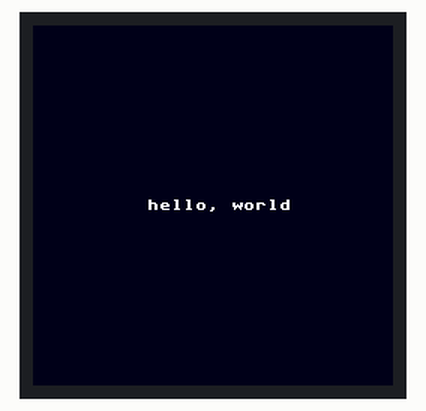
Bench run of a program on a simulated Raspberry Pi Pico running MicroPython. Shown: 240×240 colour display. Library files of the repository ran but are not shown: st7789.py. At 2.6 s the program stops and its outputs stay as they are.

Above: at 2.6 s.

The program:

01_display_hello.py
```python
# Pimoroni Pico Explorer Base onboard ST7789 LCD (240x240, SPI0).
# Driver lives at lib/st7789.py — no mip install needed.

import time
import framebuf
from machine import SPI, Pin

from lib.pins import (
    ST7789_SPI_ID, ST7789_SCK, ST7789_MOSI, ST7789_CS, ST7789_DC, ST7789_BL,
    ST7789_WIDTH, ST7789_HEIGHT,
)
from lib.st7789 import ST7789, color565

spi = SPI(ST7789_SPI_ID, baudrate=31_250_000, polarity=0, phase=0,
          sck=Pin(ST7789_SCK), mosi=Pin(ST7789_MOSI))
lcd = ST7789(spi, cs=ST7789_CS, dc=ST7789_DC, bl=ST7789_BL,
             width=ST7789_WIDTH, height=ST7789_HEIGHT)
lcd.set_backlight(40000)

# Quick color sweep using the driver's streaming fill — no framebuf allocated.
for c in (color565(255, 0, 0), color565(0, 255, 0), color565(0, 0, 255),
          color565(255, 255, 255), color565(0, 0, 0)):
    lcd.fill(c)
    time.sleep_ms(400)

# Allocate one full-screen framebuffer (240*240*2 = 115 KB) and draw to it.
buf = bytearray(ST7789_WIDTH * ST7789_HEIGHT * 2)
fb = framebuf.FrameBuffer(buf, ST7789_WIDTH, ST7789_HEIGHT, framebuf.RGB565)
fb.fill(color565(0, 0, 30))
fb.text("hello, world", 76, 116, color565(255, 255, 255))
lcd.show(buf)
```

pins.py
```python
# Per-board pin map for the tutorial series. Auto-detects ESP32 vs RP2 from
# sys.platform; edit the values below if your wiring differs from the defaults.

import sys

PLATFORM = sys.platform

if PLATFORM == "esp32":
    # Generic ESP32 DevKit. ESP32-S3/C3 may differ — adjust LED in particular.
    LED = 2
    BUTTON = 0           # BOOT button on most dev boards
    PWM_LED = 4
    SERVO = 13
    ADC = 34             # ADC1 (input-only pins 32-39 are safe with WiFi)
    I2C_ID = 0
    I2C_SCL = 22
    I2C_SDA = 21
    SPI_ID = 1           # HSPI; SPI(2) on S3
    SPI_SCK = 18
    SPI_MOSI = 23
    SPI_MISO = 19
    SPI_CS = 5
    # NeoPixel / WS2812. NEOPIXEL is a single pixel; MATRIX_PIN feeds an array
    # of MATRIX_WIDTH × MATRIX_HEIGHT pixels. ESP32-S3-Matrix board uses GP14,
    # 8×8. Generic ESP32 has no onboard NeoPixel — wire one to GP14 to test.
    NEOPIXEL = 14
    MATRIX_PIN = 14
    MATRIX_WIDTH = 8
    MATRIX_HEIGHT = 8
elif PLATFORM == "rp2":
    # LED conventions vary across RP2 boards:
    #   - Pico W:                 Pin("LED") — wired to the WiFi chip
    #   - Pico (non-W):           GP25 onboard LED
    #   - RP2040-Zero / -Matrix:  no plain LED — wire an external one to LED below
    # The detection below picks Pico W if available, otherwise defaults to GP15
    # (a free, edge-exposed pin on the Zero). Wire an LED + 220Ω resistor from
    # GP15 to GND, or change LED here to whichever GPIO you've used.
    try:
        from machine import Pin as _Pin
        _Pin("LED")
        LED = "LED"
    except (ValueError, TypeError):
        LED = 25
    BUTTON = 14
    PWM_LED = 25
    SERVO = 16
    ADC = 26             # GP26 = ADC0
    I2C_ID = 0
    I2C_SCL = 5
    I2C_SDA = 4
    SPI_ID = 1
    SPI_SCK = 10
    SPI_MOSI = 11
    SPI_MISO = 12
    SPI_CS = 13
    # Pimoroni Pico Explorer Base onboard ST7789 LCD (240x240, SPI0).
    # Coexists with the generic SPI_* pins above (which target the breadboard
    # SD/sensor wiring on SPI1).
    ST7789_SPI_ID = 0
    ST7789_SCK = 18
    ST7789_MOSI = 19
    ST7789_CS = 17
    ST7789_DC = 16
    ST7789_BL = 20
    ST7789_WIDTH = 240
    ST7789_HEIGHT = 240
    # Pico Explorer Base onboard buttons (active-low, internal pull-up).
    BTN_A = 12
    BTN_B = 13
    BTN_X = 14
    BTN_Y = 15
    # NeoPixel / WS2812. RP2040-Zero onboard NeoPixel and Waveshare RP2040-Matrix
    # both use GP16. Matrix defaults to 5×5 (Waveshare); change to 1×1 if you
    # only have the Zero's single pixel and are running matrix scripts.
    NEOPIXEL = 16
    MATRIX_PIN = 16
    MATRIX_WIDTH = 5
    MATRIX_HEIGHT = 5
    ENCODER_A = 6
    ENCODER_B = 7
    MOTOR_A = 10
    MOTOR_B = 11
else:
    raise RuntimeError("unsupported platform: " + PLATFORM)
```
